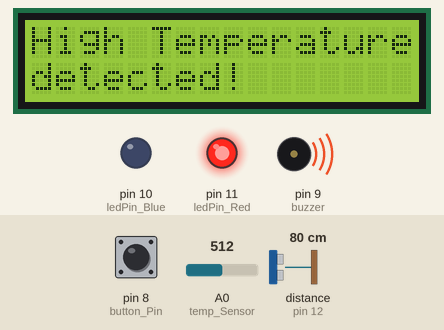
A sketch run on a simulated Arduino Uno, built with avr-gcc and run on an emulated ATmega328P. Parts: 16×2 character LCD, output pins drawn as LEDs (lit = HIGH), buzzer (waves = sounding). Wiring (inferred from the names in the program): ultrasonic range finder: trigger pin 12; echo pin 12. The test bench sets the inputs (shaded band); at power-on: A0 (temp_Sensor) = 512, pin 8 (button_Pin) LOW, distance to the obstacle (sensor on pin 12) 80 cm. The echo pulse lasts 58.3 µs per cm; what the sketch prints to the serial monitor is not drawn.

Above: at 2.2 s.
2.3 s: A0 (temp_Sensor) set to 179
At 4.0 s:
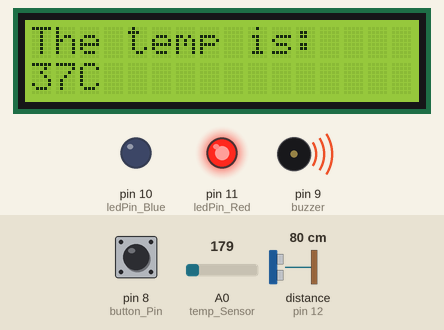
8.9 s: A0 (temp_Sensor) set to 154
At 11.6 s:
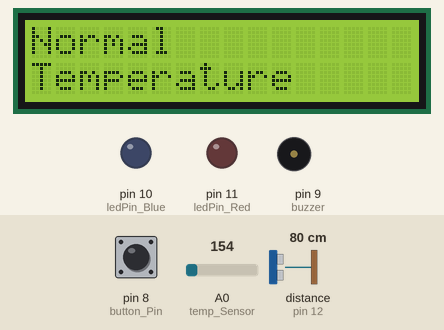
15.5 s: A0 (temp_Sensor) set to 137
At 17.1 s:
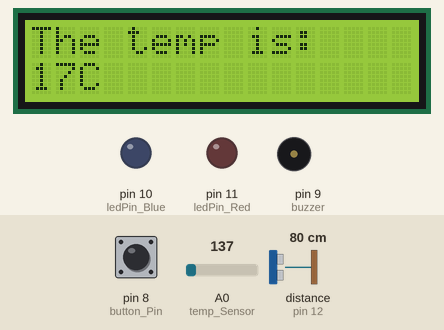
18.8 s: A0 (temp_Sensor) set to 121
At 22.6 s:
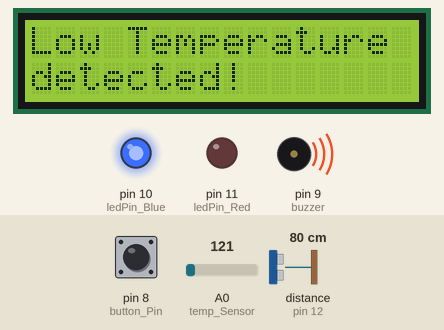
25.4 s: pin 8 (button_Pin) pulled HIGH for 2.45 s
At 27.8 s:
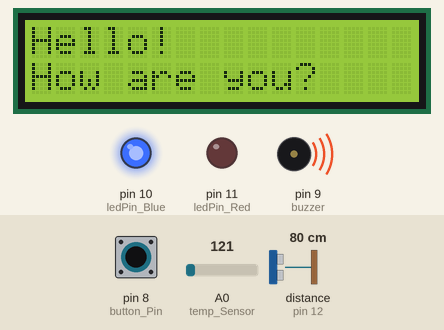
29.3 s: pin 8 (button_Pin) driven HIGH
Timing chart, 0 to 32.3 s (numbered marks = the images above; inputs shaded):
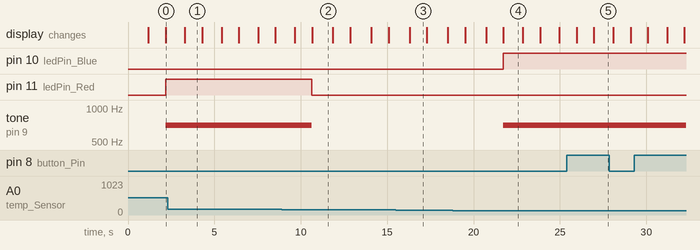

Measured:
- the behaviour switches between 170 and 169 on A0 (temp_Sensor) (found by bisection; images 1 and 2)
- the behaviour switches between 127 and 126 on A0 (temp_Sensor) (found by bisection; images 3 and 4)
- after the input at 2.3 s, the display: changes after 1.0 s (image 1)
- after the input at 8.9 s, pin 11 (ledPin_Red): HIGH → LOW after 1.7 s; tone on pin 9 (buzzer): 700 Hz → silent after 1.7 s; the display: first changes after 0.75 s (image 2 shows a later state)
- after the input at 15.5 s, the display: changes after 0.80 s (image 3)
- after the input at 18.8 s, pin 10 (ledPin_Blue): LOW → HIGH after 2.9 s; tone on pin 9 (buzzer): silent → 700 Hz after 2.9 s; the display: first differs from a run without the input after 1.9 s (image 4 shows a later state)
- after the input at 25.4 s, the display: first differs from a run without the input after 1.6 s (image 5)

The sketch:

assisant_robot.ino
```cpp
#include <LiquidCrystal.h>

const int ultrasensor_PingPin = 12;
const int temp_Sensor = A0;
int ledPin_Red = 11;
int ledPin_Blue = 10;
int buzzer = 9;
const int button_Pin = 8;

int temperature = 0;
float thres_min = 12.0;
float thres_max = 32.0;
int celsius;

int bhits = 0;
int buttonState = 0;
int prevbuttonState = 0;

LiquidCrystal lcd(2,3,4,5,6,7);


void setup() {

  Serial.begin(9600);


  pinMode(ultrasensor_PingPin, INPUT);
  pinMode(temp_Sensor, INPUT);
  pinMode(button_Pin, INPUT);
  pinMode(ledPin_Red, OUTPUT);
  pinMode(ledPin_Blue, OUTPUT);
  pinMode(buzzer, OUTPUT);

  lcd.begin(16, 2);
  lcd.clear() ;
  lcd.setCursor(0, 0);
  lcd.print("Hello!");
  lcd.setCursor(0, 1);
  lcd.print("How are you ?");


  lcd.display();
  delay(1000);

}


void loop() {


  /*Block of code for ultrasonic sensor detection*/
  long duration, inches, cm;

  pinMode(ultrasensor_PingPin, OUTPUT);
  digitalWrite(ultrasensor_PingPin, LOW);
  delayMicroseconds(2);
  digitalWrite(ultrasensor_PingPin, HIGH);
  delayMicroseconds(5);
  digitalWrite(ultrasensor_PingPin, LOW);

  pinMode(ultrasensor_PingPin, INPUT);
  duration = pulseIn(ultrasensor_PingPin, HIGH);
  cm = microsecondsToCentimeters(duration);

  Serial.print(cm);
  Serial.print("cm");
  Serial.println();

  delay(100);

  /*Block of code in which the signal from the temp sensor is
  ceing converted into celsius degrees */
  celsius = map(((analogRead(A0) - 20) * 3.04),
                0, 1023, -40, 125); //FIND CELCIUS

  //int temp_Signal= analogRead(temp_Sensor);
  //float voltage = temp_Signal * (5000 / 1024.0);
  //temperature = voltage / 10;
  Serial.print("The temperature is: ");
  Serial.print(celsius);
  Serial.print("\xB0");
  Serial.println("C");
  lcd.clear();
  lcd.setCursor(0, 0);
  lcd.print("The temp is:");
  lcd.setCursor(0, 1);
  lcd.print(celsius);
  lcd.print("C");
  lcd.display();
  delay(1000);

  if(celsius > thres_max){

     digitalWrite(ledPin_Red, HIGH);
     digitalWrite(ledPin_Blue, LOW);
     tone(buzzer, 700);
     Serial.println("High Temperature detected!");
     lcd.clear();
     lcd.setCursor(0, 0);
     lcd.print("High Temperature");
     lcd.setCursor(0, 1);
     lcd.print("detected!");
     lcd.display();
     delay(1000);
    }
  else if(celsius < thres_min){

     digitalWrite(ledPin_Red, LOW);
     digitalWrite(ledPin_Blue, HIGH);
     tone(buzzer, 700);
     Serial.println("Low Temperature detected!");
     lcd.clear();
     lcd.setCursor(0, 0);
     lcd.print("Low Temperature");
     lcd.setCursor(0, 1);
     lcd.print("detected!");
     lcd.display();
     delay(1000);
  }
  else{

     digitalWrite(ledPin_Red, LOW);
     digitalWrite(ledPin_Blue, LOW);
     noTone(buzzer);
     Serial.println("Normal Temperature");
     lcd.clear();
     lcd.setCursor(0, 0);
     lcd.print("Normal");
     lcd.setCursor(0, 1);
     lcd.print("Temperature");
     lcd.display();
     delay(1000);

     if (buttonState == HIGH) {
        Serial.println("Button is not pressed");
     }
     else {
        Serial.println("Button is pressed");
     }
     delay(100);
  }


  /*Block of code for button switch in lcd screen*/
  buttonState = digitalRead(8);

  bhits = bhits + 1;

  if(buttonState > prevbuttonState){

     lcd.clear() ;
     lcd.setCursor(0, 0);
     lcd.print("Hello!");
     lcd.setCursor(0, 1);
     lcd.print("How are you?");
     lcd.display();
     delay(1000);
     //Serial.println("Button up");
  }
  else{
     Serial.println("The button is not clicked twice");
  }


}

long microsecondsToCentimeters(long microseconds) {
  return microseconds / 29 / 2;
}
```
